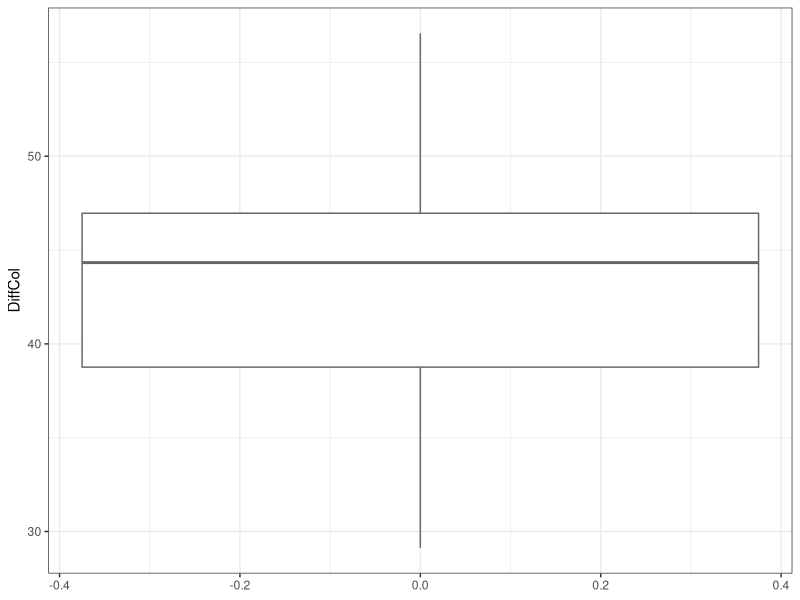
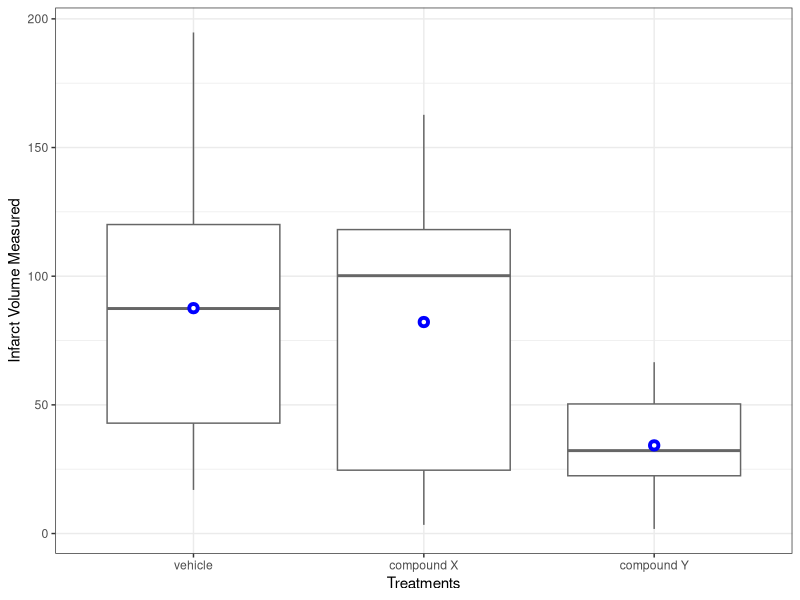
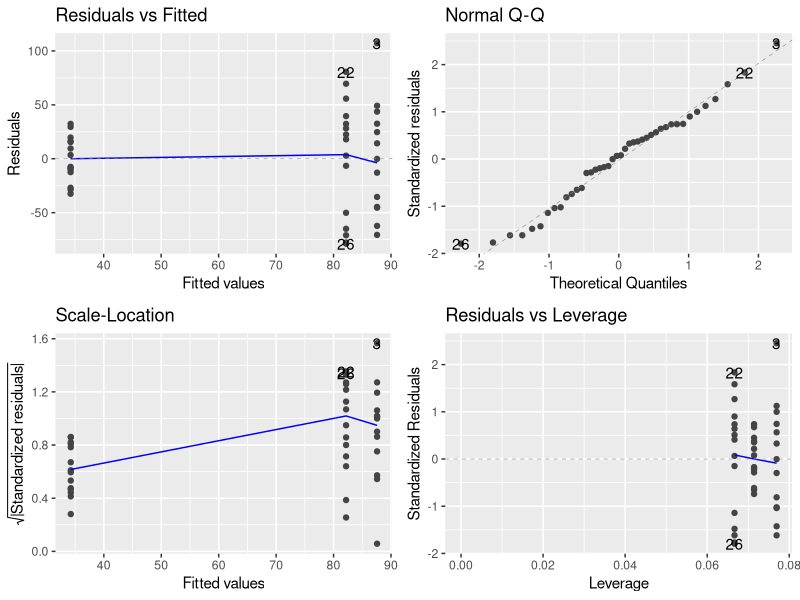

Recreate these plots in R, in order.
## ---- chunk 1
knitr::opts_chunk$set(echo = TRUE)
## ---- chunk 2
library(tidyverse)
library(knitr)
library(ggfortify)
library(emmeans)
## ---- chunk 3
color <- read.csv("color_interference.csv")


glimpse(color)

ggplot(color, aes(y=DiffCol)) + 
  geom_boxplot( col="gray40") +

  theme_bw()

## ---- chunk 4

## ---- chunk 5

## ---- chunk 6

## ---- chunk 7
mice_data <- read.csv("infarct.csv") %>%
    mutate(Treatment=factor(Treatment, 1:3, labels=c("vehicle",
                                                     "compound X",
                                                     "compound Y")))
glimpse(mice_data)
## ---- chunk 8
ggplot(mice_data, aes(x=Treatment, y=Volume)) + 
  geom_boxplot( col="gray40") +
  stat_summary(fun=mean, geom="point", shape=21, stroke=2, fill="white", color="blue")+
  labs(x="Treatments", y="Infarct Volume Measured") + 
  theme_bw()
## ---- chunk 9
mice_aov <- aov(Volume ~ Treatment, data=mice_data)

summary(mice_aov)
## ---- chunk 10
autoplot(mice_aov)
## ---- chunk 11
mice.treatment <- emmeans(mice_aov, "Treatment")
contrast(mice.treatment, "trt.vs.ctrl", ref=1)
